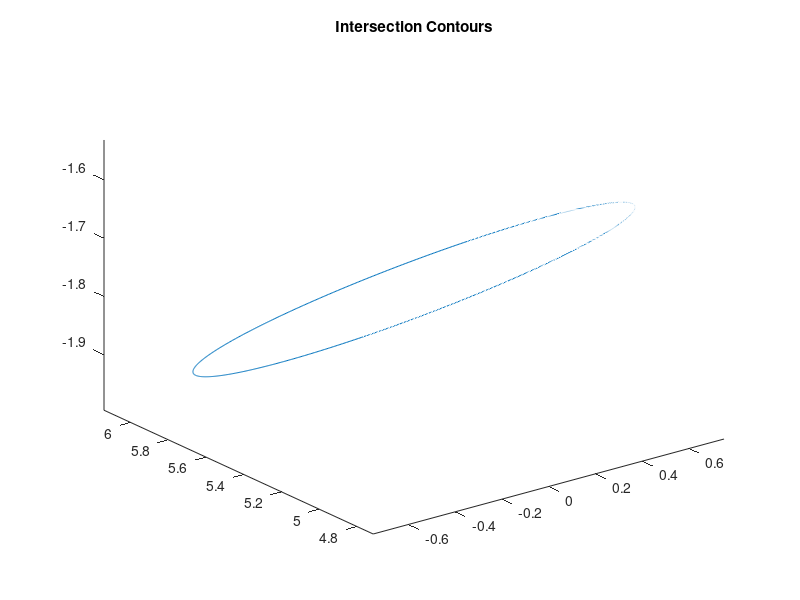

This chart was generated by the following MATLAB code: (Note: this script raises an error after producing the figure.)
%Author : Ashwin de Silva
%Last Updated : 2018 Mar 9

%Creation of Virtual spherical Phantom and Obtaining its 2D Projections
%=========================================================================

clear all;
close all;

%get the params from the user

prompt = {'Enter Xus (cm):','Enter Yus (cm):','Enter sx (cm):'...
    'Enter sy (cm):','Enter FOV (Degrees):'...
    'Enter Angle per Frame (Degrees):','Enter R (cm):','Enter Yp (cm):'};
dlg_title = 'Input User Parameters';
num_lines = 1;
def = {'10','10','0.1','0.1','120','2','2','6'}; %default values
answer = inputdlg(prompt,dlg_title,num_lines,def);
Xus = str2double(answer(1));Yus = str2double(answer(2));
sx = str2double(answer(3));sy = str2double(answer(4));
FOV = str2double(answer(5));APF = str2double(answer(6));
R = str2double(answer(7));Yp = str2double(answer(8));

%define figures

h = figure;
image_index = 1;

%make folder 

mkdir('Projection_Images');
cd('Projection_Images');

%define frame stack
frames = zeros(Xus/sx,Yus/sy,[]);
angulation = [];
for angle = -FOV/2 : APF : FOV/2
    %generate the parametric array 
    t = linspace(0,2*pi,1000);
    
    %convert the angle to radians
    alpha = angle*pi/180;
    
    %calculate A
    A = 1 + (tan(alpha))^2;
    
    if (R^2 - Yp^2 +  Yp^2/A < 0) 
        continue;
    end
   
    %Parametric eqautions of the intersection contours    
    x = sqrt(R^2 - Yp^2 +  Yp^2/A)*cos(t);
    y = Yp/A + sqrt(R^2 - Yp^2 +  Yp^2/A)/sqrt(A)*sin(t);
    z = y*tan(alpha);

    %Get the computed points in to a matrix
    points = [x;y;z];
    
    %plot the intersection contours
    h = plot3(points(1,:),points(2,:),points(3,:));hold on;
    title('Intersection Contours');axis tight;
    
    %compute the rotational matrix 
    Rx = rotx(-angle);
    
    %flatten the inclined contour
    points = Rx*points;
    
    %extract the X,Y coordinates from the flattened contour
    X = points(1,:);
    Y = points(2,:);
    
    %apply a shift to X coordinates
    X = X + Xus/2;
    
    %create an image pad
    image_pad = zeros(Xus/sx,Yus/sy);
    Xn = roundn(X,-1)*10;
    Yn = roundn(Y,-1)*10;
    
    %Sketch the boundary of the contour on the image pad
    for i = 1 : numel(Xn)
        image_pad(Xn(i),Yn(i)) = 255;
    end
    
    %convert the image pad matrix to uni8
    im = mat2gray(image_pad);
    
    %fill the contour interior to complete the projection image
    im = imfill(im,'holes');
    
    %save the image
    filename = 'p%d.bmp';
    filename = sprintf(filename,image_index);
    image_index = image_index + 1;
    imwrite(im,filename);
    
    %update the frame stack
    
    frames(:,:,end+1) = im;
    angulation(end+1) = angle;
end

%save the intersection contour plot and the frame stack
saveas(h,'Intersection_contours.fig');
save('frames.mat','frames','angulation');
cd ..

